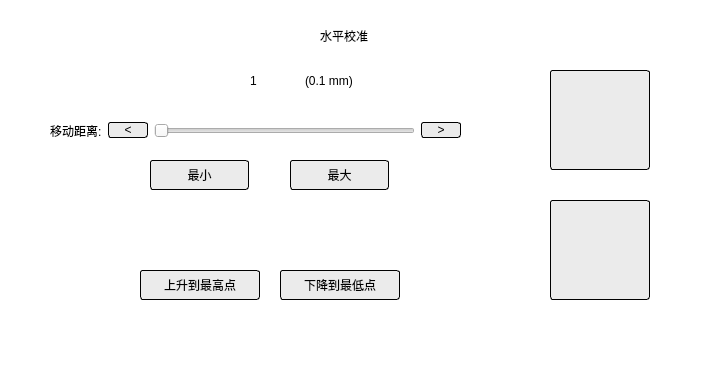
<?xml version="1.0" encoding="UTF-8"?>
<ui version="4.0">
 <class>AdjustPlane</class>
 <widget class="QWidget" name="AdjustPlane">
  <property name="geometry">
   <rect>
    <x>0</x>
    <y>0</y>
    <width>709</width>
    <height>374</height>
   </rect>
  </property>
  <property name="windowTitle">
   <string/>
  </property>
  <property name="styleSheet">
   <string notr="true">#AdjustPlane
{
	background-color:white;
}
QPushButton
{
	background-color:#ebebeb;
	border:1px solid;
	border-radius:3px;
}</string>
  </property>
  <widget class="QLabel" name="label">
   <property name="geometry">
    <rect>
     <x>320</x>
     <y>20</y>
     <width>81</width>
     <height>31</height>
    </rect>
   </property>
   <property name="text">
    <string>水平校准</string>
   </property>
  </widget>
  <widget class="QPushButton" name="upToTop">
   <property name="geometry">
    <rect>
     <x>140</x>
     <y>270</y>
     <width>120</width>
     <height>30</height>
    </rect>
   </property>
   <property name="text">
    <string>上升到最高点</string>
   </property>
  </widget>
  <widget class="QPushButton" name="downToButton">
   <property name="geometry">
    <rect>
     <x>280</x>
     <y>270</y>
     <width>120</width>
     <height>30</height>
    </rect>
   </property>
   <property name="text">
    <string>下降到最低点</string>
   </property>
  </widget>
  <widget class="QPushButton" name="SendUpCmd">
   <property name="geometry">
    <rect>
     <x>550</x>
     <y>70</y>
     <width>100</width>
     <height>100</height>
    </rect>
   </property>
   <property name="text">
    <string/>
   </property>
   <property name="icon">
    <iconset resource="../../resource.qrc">
     <normaloff>:/img/img/Arrow Up.png</normaloff>:/img/img/Arrow Up.png</iconset>
   </property>
   <property name="iconSize">
    <size>
     <width>80</width>
     <height>80</height>
    </size>
   </property>
  </widget>
  <widget class="QPushButton" name="SendDownCmd">
   <property name="geometry">
    <rect>
     <x>550</x>
     <y>200</y>
     <width>100</width>
     <height>100</height>
    </rect>
   </property>
   <property name="text">
    <string/>
   </property>
   <property name="icon">
    <iconset resource="../../resource.qrc">
     <normaloff>:/img/img/Arrow Down.png</normaloff>:/img/img/Arrow Down.png</iconset>
   </property>
   <property name="iconSize">
    <size>
     <width>80</width>
     <height>80</height>
    </size>
   </property>
  </widget>
  <widget class="QWidget" name="horizontalLayoutWidget">
   <property name="geometry">
    <rect>
     <x>50</x>
     <y>110</y>
     <width>411</width>
     <height>41</height>
    </rect>
   </property>
   <layout class="QHBoxLayout" name="horizontalLayout">
    <item>
     <widget class="QLabel" name="label_2">
      <property name="text">
       <string>移动距离:</string>
      </property>
     </widget>
    </item>
    <item>
     <widget class="QPushButton" name="downValue">
      <property name="minimumSize">
       <size>
        <width>40</width>
        <height>0</height>
       </size>
      </property>
      <property name="maximumSize">
       <size>
        <width>40</width>
        <height>16777215</height>
       </size>
      </property>
      <property name="text">
       <string>&lt;</string>
      </property>
     </widget>
    </item>
    <item>
     <widget class="QSlider" name="horizontalSlider">
      <property name="orientation">
       <enum>Qt::Horizontal</enum>
      </property>
     </widget>
    </item>
    <item>
     <widget class="QPushButton" name="upValue">
      <property name="minimumSize">
       <size>
        <width>40</width>
        <height>0</height>
       </size>
      </property>
      <property name="maximumSize">
       <size>
        <width>40</width>
        <height>16777215</height>
       </size>
      </property>
      <property name="text">
       <string>&gt;</string>
      </property>
     </widget>
    </item>
   </layout>
  </widget>
  <widget class="QPushButton" name="setSliderMinValue">
   <property name="geometry">
    <rect>
     <x>150</x>
     <y>160</y>
     <width>99</width>
     <height>30</height>
    </rect>
   </property>
   <property name="text">
    <string>最小</string>
   </property>
  </widget>
  <widget class="QPushButton" name="setSliderMaxValue">
   <property name="geometry">
    <rect>
     <x>290</x>
     <y>160</y>
     <width>99</width>
     <height>30</height>
    </rect>
   </property>
   <property name="text">
    <string>最大</string>
   </property>
  </widget>
  <widget class="QWidget" name="horizontalLayoutWidget_2">
   <property name="geometry">
    <rect>
     <x>250</x>
     <y>60</y>
     <width>103</width>
     <height>41</height>
    </rect>
   </property>
   <layout class="QHBoxLayout" name="horizontalLayout_2">
    <item>
     <widget class="QLabel" name="labelShowValue">
      <property name="minimumSize">
       <size>
        <width>30</width>
        <height>0</height>
       </size>
      </property>
      <property name="text">
       <string>1</string>
      </property>
     </widget>
    </item>
    <item>
     <widget class="QLabel" name="label_3">
      <property name="text">
       <string>(0.1 mm)</string>
      </property>
     </widget>
    </item>
   </layout>
  </widget>
 </widget>
 <resources>
  <include location="../../resource.qrc"/>
 </resources>
 <connections/>
</ui>
